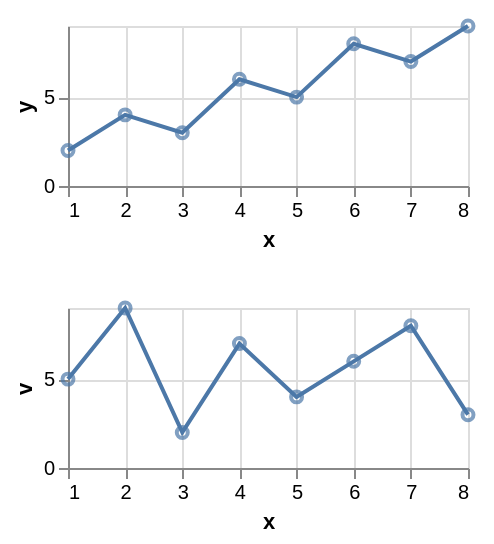

Vega-Lite specification for this chart:
### Vega-Lite specification from a JSON file in a GitHub repository (floating-point values rounded to 4 significant figures)
{"$schema": "https://vega.github.io/schema/vega-lite/v6.json", "padding": 5, "autosize": "pad", "data": {"name": "table", "values": [{"c": "A", "g": "p", "x": 1, "y": 2, "v": 5, "t": "2024-01-15", "o": {"v": 3}, "IMDB Rating": 6.1, "d": "x1"}, {"c": "B", "g": "q", "x": 2, "y": 4, "v": 9, "t": "2024-02-20", "o": {"v": 7}, "IMDB Rating": 7.4, "d": "x2"}, {"c": "A", "g": "q", "x": 3, "y": 3, "v": 2, "t": "2024-03-05", "o": {"v": 1}, "IMDB Rating": 5.2, "d": "x1"}, {"c": "C", "g": "p", "x": 4, "y": 6, "v": 7, "t": "2024-05-30", "o": {"v": 4}, "IMDB Rating": 8.8, "d": "x3"}, {"c": "B", "g": "p", "x": 5, "y": 5, "v": 4, "t": "2024-07-11", "o": {"v": 9}, "IMDB Rating": 6.9, "d": "x2"}, {"c": "C", "g": "q", "x": 6, "y": 8, "v": 6, "t": "2024-09-02", "o": {"v": 2}, "IMDB Rating": 7.7, "d": "x3"}, {"c": "A", "g": "p", "x": 7, "y": 7, "v": 8, "t": "2024-11-25", "o": {"v": 5}, "IMDB Rating": 4.4, "d": "x1"}, {"c": "B", "g": "q", "x": 8, "y": 9, "v": 3, "t": "2024-12-31", "o": {"v": 8}, "IMDB Rating": 9.1, "d": "x2"}]}, "repeat": {"row": ["y", "v"]}, "spec": {"width": 200, "height": 80, "layer": [{"mark": "line", "encoding": {"x": {"field": "x", "type": "quantitative"}, "y": {"field": {"repeat": "row"}, "type": "quantitative"}}}, {"mark": "point", "encoding": {"x": {"field": "x", "type": "quantitative"}, "y": {"field": {"repeat": "row"}, "type": "quantitative"}}}]}}
